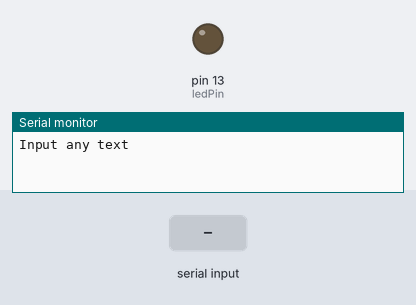
A sketch run on a simulated Arduino Uno, built with avr-gcc and run on an emulated ATmega328P. On the bench: output pins drawn as LEDs (lit = HIGH), the last lines printed to the serial monitor. The test bench sets the inputs (shaded band).

Above: at 1.2 s.
1.3 s: "1" received over Serial
At 1.7 s:
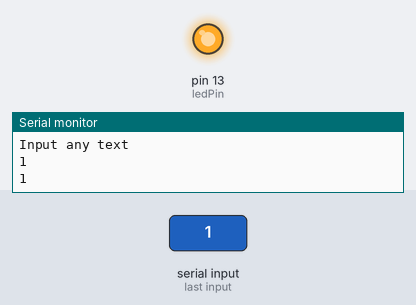
Timing chart, 0 to 4.3 s (numbered marks = the images above; inputs shaded):
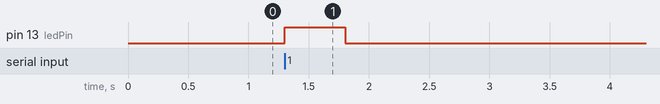

The sketch:

Teensy_Serial_Input_Example.ino
```cpp
//Example that reads input from serial monitor and stores the characters in an array

//John Maag
//June 2017
//University of Tulsa: Student CyberTruck Experience


// Teensy 3.x / Teensy LC have the LED on pin 13
const int ledPin = 13;


int character;
int i = 0;
char transmittedData[256];


void setup() {

  pinMode(ledPin, OUTPUT);
  Serial.begin(9600);
  delay(10);
  Serial.println("Input any text");

}


void loop() {

  digitalWrite(ledPin, LOW);    // set the LED off
  delay(10);  // wait for a second

  //checking if text was input
  if (Serial.available()){
    digitalWrite(ledPin, HIGH);   // set the LED on

    //reading single character and storing in array until input is empty
    while(Serial.available()){
      character = Serial.read();
      Serial.print(char (character));
      transmittedData[i] = character;
      i++;
    }

    //displaying the data stored
    //This data could be used in a program for any number of reasons
    Serial.println();
    for(int j = 0; j<i; j++){
      Serial.println(transmittedData[j]);
    }
    Serial.println();

    //reset size of input to recieve new input
    i = 0;
    delay(500);
  }

}
```

Measured:
- after the input at 1.3 s, pin 13 (ledPin): LOW → HIGH at once, → LOW 0.50 s later
